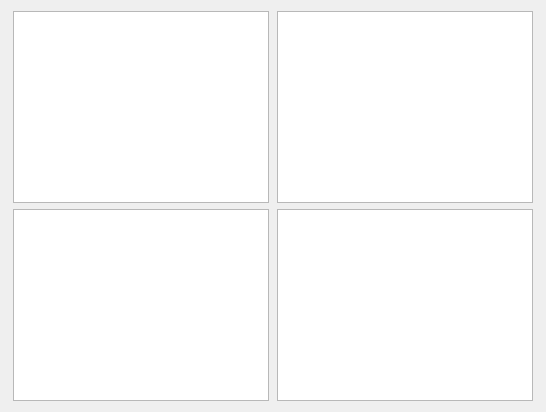
            <widget class="QWidget" name="tabVgs">
             <attribute name="title">
              <string>Vgs</string>
             </attribute>
             <layout class="QGridLayout" name="gridLayout_11">
              <item row="0" column="0">
               <layout class="QVBoxLayout" name="verticalLayout_19" stretch="10,10">
                <property name="sizeConstraint">
                 <enum>QLayout::SetDefaultConstraint</enum>
                </property>
                <item>
                 <layout class="QHBoxLayout" name="horizontalLayout_65" stretch="0,1,0,1,0">
                  <item>
                   <spacer name="horizontalSpacer_29">
                    <property name="orientation">
                     <enum>Qt::Horizontal</enum>
                    </property>
                    <property name="sizeHint" stdset="0">
                     <size>
                      <width>2</width>
                      <height>20</height>
                     </size>
                    </property>
                   </spacer>
                  </item>
                  <item>
                   <widget class="PlotWidget" name="topLPlotVgs"/>
                  </item>
                  <item>
                   <spacer name="horizontalSpacer_35">
                    <property name="orientation">
                     <enum>Qt::Horizontal</enum>
                    </property>
                    <property name="sizeHint" stdset="0">
                     <size>
                      <width>2</width>
                      <height>20</height>
                     </size>
                    </property>
                   </spacer>
                  </item>
                  <item>
                   <widget class="PlotWidget" name="topRPlotVgs"/>
                  </item>
                  <item>
                   <spacer name="horizontalSpacer_38">
                    <property name="orientation">
                     <enum>Qt::Horizontal</enum>
                    </property>
                    <property name="sizeHint" stdset="0">
                     <size>
                      <width>2</width>
                      <height>20</height>
                     </size>
                    </property>
                   </spacer>
                  </item>
                 </layout>
                </item>
                <item>
                 <layout class="QHBoxLayout" name="horizontalLayout_68" stretch="0,1,0,1,0">
                  <item>
                   <spacer name="horizontalSpacer_39">
                    <property name="orientation">
                     <enum>Qt::Horizontal</enum>
                    </property>
                    <property name="sizeHint" stdset="0">
                     <size>
                      <width>2</width>
                      <height>20</height>
                     </size>
                    </property>
                   </spacer>
                  </item>
                  <item>
                   <widget class="PlotWidget" name="botLPlotVgs"/>
                  </item>
                  <item>
                   <spacer name="horizontalSpacer_40">
                    <property name="orientation">
                     <enum>Qt::Horizontal</enum>
                    </property>
                    <property name="sizeHint" stdset="0">
                     <size>
                      <width>2</width>
                      <height>20</height>
                     </size>
                    </property>
                   </spacer>
                  </item>
                  <item>
                   <widget class="PlotWidget" name="botRPlotVgs"/>
                  </item>
                  <item>
                   <spacer name="horizontalSpacer_41">
                    <property name="orientation">
                     <enum>Qt::Horizontal</enum>
                    </property>
                    <property name="sizeHint" stdset="0">
                     <size>
                      <width>2</width>
                      <height>20</height>
                     </size>
                    </property>
                   </spacer>
                  </item>
                 </layout>
                </item>
               </layout>
              </item>
             </layout>
            </widget>
